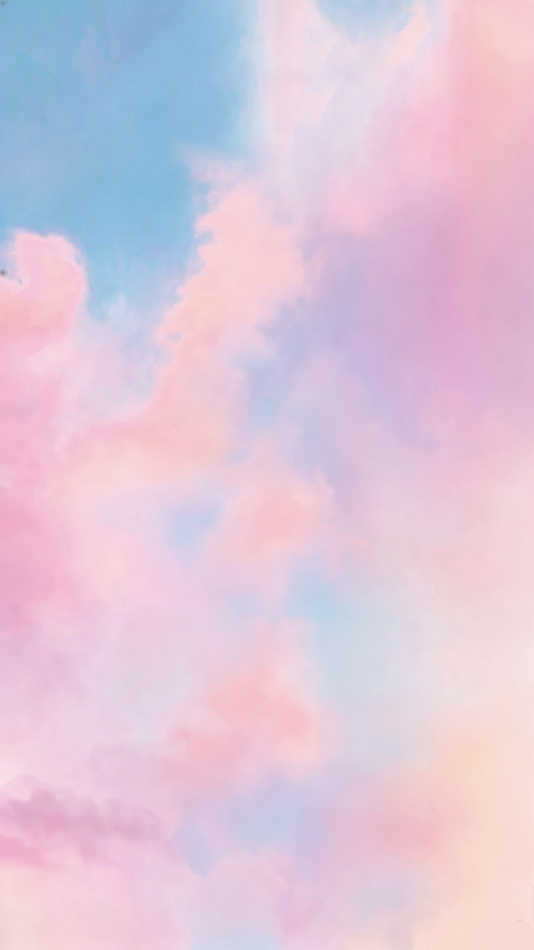
#> input picture docs/previews/swiftie-poster/sky-clean.png, 1600 x 2848 px (shown at 1/3 size)
$ python build-swiftie-poster-assets.py
#> lines starting #> are read from the running program, lines starting #| are printed output that depends on the picture; after the words box and inside, x2 and y2 are one past the last pixel; in counts of white or black regions, pixels touching at a corner belong together
#!/usr/bin/env python3
"""Regenerate the Swiftie easter-egg poster assets from the two source images.

Run from the repository root:

    python scripts/build-swiftie-poster-assets.py

Inputs (committed under docs/previews/swiftie-poster/):

  sky-clean.png  1600x2848  the poster sky with all lettering painted out. Lossless
                            master, tagged "Display P3 Gamut with sRGB Transfer";
                            the only source for the shipped sky.
  9x16.jpg       2160x3840  the untouched poster, no colour profile. Source for two
                            things: the royal-blue script outlines and the glitter grain.

Outputs:

  app/src/main/res/drawable-nodpi/swiftie_poster_sky.webp
  app/src/main/res/drawable-nodpi/swiftie_glitter.webp
  app/src/main/java/com/tracktosearch/ui/screen/swiftie/SwiftieCongratsPath.kt

Requires: pillow, numpy, opencv-python.
"""

from __future__ import annotations

import io
import os
import sys

import cv2
import numpy as np
from PIL import Image, ImageCms

ROOT = os.path.dirname(os.path.dirname(os.path.abspath(__file__)))
SRC = os.path.join(ROOT, "docs", "previews", "swiftie-poster")
RES = os.path.join(ROOT, "app", "src", "main", "res")
KOTLIN = os.path.join(
    ROOT, "app", "src", "main", "java", "com", "tracktosearch", "ui", "screen", "swiftie"
)

# ---------------------------------------------------------------- sky

# 1200x2136 at quality 86 measures 41,874 B. One step above the 1080-wide screens
# so QHD panels upscale by ~1% instead of ~12%; the source is only 1600 wide, so
# shipping more pixels than this just spends bitrate on blur.
SKY_WIDTH = 1200
SKY_QUALITY = 86

# The profile the sky master is expected to carry. Anything else stops the run — see
# [to_srgb] for why the numbers have to be converted rather than passed through.
SKY_SOURCE_PROFILE = "Display P3 Gamut with sRGB Transfer"

# Mean HSV saturation (0-255) the exported sky has to clear. Converted properly it
# measures 49; the raw P3 numbers measure 42, which is the washed-out sky this guard
# exists to catch. 45 sits between them.
SKY_MIN_SATURATION = 45


def to_srgb(image: Image.Image) -> Image.Image:
    """Return [image] with sRGB *numbers*, converting from its embedded profile.

    The WebP we ship carries no ICC profile, so Android reads whatever numbers are in
    it as sRGB. The master is Display P3, and the same numbers mean a **narrower**
    colour in sRGB — passing them through is what made the shipped sky read washed out
    (sky-only mean saturation 42 where the untouched poster measures 51; converting
    lands it at 50).

    Converting rather than tagging the WebP keeps every shipped asset in one space: the
    glitter plate is cropped from the untagged `9x16.jpg` and `SwiftiePalette` is
    hand-written sRGB, so a lone P3 asset would be the only thing on screen depending
    on the device's colour management to look right.

    ~7% of pixels clip the red channel on the way. Those are the near-white pinks along
    the top of the frame, where there is no chroma detail left to lose; the pink gradient
    itself stays smooth (checked against the master side by side).
    """
    rgb = image.convert("RGB")
    icc = image.info.get("icc_profile")
    if not icc:
        return rgb
    profile = ImageCms.ImageCmsProfile(io.BytesIO(icc))
    name = ImageCms.getProfileDescription(profile).strip()
    if name.startswith("sRGB"):
        return rgb
    if name != SKY_SOURCE_PROFILE:
        sys.exit(
            f"unexpected colour profile {name!r} on the source image — check what it is "
            f"before converting; the shipped WebP is untagged and read as sRGB"
        )
    return ImageCms.profileToProfile(
        rgb, profile, ImageCms.createProfile("sRGB"), outputMode="RGB"
    )

# ---------------------------------------------------------------- glitter

# The tile is cropped at native scale, never resized: the specks are 6-10 px in the
# source and any resampling averages them into flat pink, which is exactly the look
# the hand-rolled gradient had. Drawn with TileMode.Mirror so no seam work is needed.
GLITTER_QUALITY = 92

# Mean HSV saturation (0-255) the exported glitter has to clear. Glitter measures ~128,
# the pink clouds ~80. 100 separates them with room on both sides.
GLITTER_MIN_SATURATION = 100

# A white sparkle inside a stroke tops out around 900 px; the counter of a `0` in
# `100` is roughly 80x200 = 16 000. 3000 sits between them with an order of magnitude
# of room on the side that matters.
GLITTER_HOLE_MAX_AREA = 3000

# The glitter plate's box, as fractions of the source image. Union of the five ink
# boxes measured for SwiftiePosterInk: ANSWER.left..HUNDRED.right horizontally, and
# ANSWER.top..HUNDRED.bottom vertically, with PLUS.left as the true left edge.
# **Must stay in step with SwiftiePosterInk.EQUATION** — the app maps the plate onto
# exactly that box, so a mismatch slides the glitter off the glyphs.
PLATE_BOX = (0.24815, 0.43099, 0.73009, 0.88958)

# Bleed, in source pixels. The app's glyphs are the same font fitted to the same boxes,
# but the fit is within a few percent, not exact; the margin keeps a glyph that lands
# slightly outside the measured box on real texture.
PLATE_MARGIN = 24

# TELEA radius for filling the sky inside the box. Only the first few pixels next to a
# stroke ever get sampled, so a bigger radius buys nothing but time.
PLATE_INPAINT_RADIUS = 8

# Exported width. The equation spans 0.482 of the poster, so on a 1540 px wide poster
# (560dp at 2.75x, the widest the layout allows) it covers ~742 px. 640 is a mild
# undersample that no one can see in a speckle texture, and it keeps the WebP small.
PLATE_WIDTH = 640


def sky_plate() -> None:
    """Export the shipped sky from the painted-out master.

    The master is the only source: painting the lettering out of `9x16.jpg` ourselves was
    tried and dropped. The ink boxes cover 17.5% of the frame, and `cv2.inpaint` over a
    hole that large pulls streaks across it; inpainting at quarter scale and upsampling
    kills the streaks but leaves the clouds as soft blobs with none of the wisps the
    painted master has (compared side by side at native scale). Sampling the untouched
    poster outside the ink and the master inside it was tried too — it buys 1 point of
    saturation (51.5 against the master's 50.5, both sky-only) and risks a seam plus
    whatever glitter halo the dilated mask misses. Not worth it: the master aligns to the
    poster pixel for pixel (dx=dy=0, mean |delta| 3.1 on the sky) and colour-keys clean,
    so nothing of the lettering survives in it.
    """
    src = Image.open(os.path.join(SRC, "sky-clean.png"))
#> src is the input picture: PIL image 1600x2848 RGBA; mean R, G, B, A 220.9, 199.9, 217.8, 255
    rgb = to_srgb(src)
#> in to_srgb, `name = ImageCms.getProfileDescription(profile).strip()`: name = 'Display P3 Gamut with sRGB Transfer'
    # The master carries a few thousand pixels at alpha 245-254. Flatten onto the
    # image's own edge colour rather than white so nothing lightens at the border.
    mean = tuple(np.asarray(rgb).reshape(-1, 3).mean(0).astype(int))
#> mean = (224, 198, 219)
    flat = Image.new("RGB", src.size, mean)
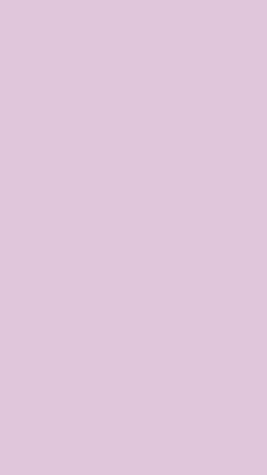
#> flat: PIL image 1600x2848 RGB (shown at 1/6 size); mean R, G, B 224, 198, 219
    flat.paste(rgb, mask=src.getchannel("A"))
    height = round(src.size[1] * SKY_WIDTH / src.size[0])
    out = os.path.join(RES, "drawable-nodpi", "swiftie_poster_sky.webp")
    resized = flat.resize((SKY_WIDTH, height), Image.LANCZOS)
    resized.save(out, "WEBP", quality=SKY_QUALITY, method=6)

    saturation = cv2.cvtColor(np.asarray(resized), cv2.COLOR_RGB2HSV_FULL)[:, :, 1].mean()
#> saturation = 49.47
    if saturation < SKY_MIN_SATURATION:
        sys.exit(
            f"sky mean saturation {saturation:.0f} is below {SKY_MIN_SATURATION} — "
            f"the Display P3 → sRGB conversion did not happen"
        )
    print(
        f"sky      {SKY_WIDTH}x{height} q{SKY_QUALITY} sat {saturation:.0f}"
        f"  {os.path.getsize(out):,} B"
    )
#| sky      1200x2136 q86 sat 49  33,590 B


def poster() -> np.ndarray:
    # No profile on this one today, so to_srgb is a pass-through — it is here so that a
    # re-supplied, tagged poster stops the run instead of silently pushing the glitter
    # and the traced script into the wrong colour space.
    return np.asarray(to_srgb(Image.open(os.path.join(SRC, "9x16.jpg"))))
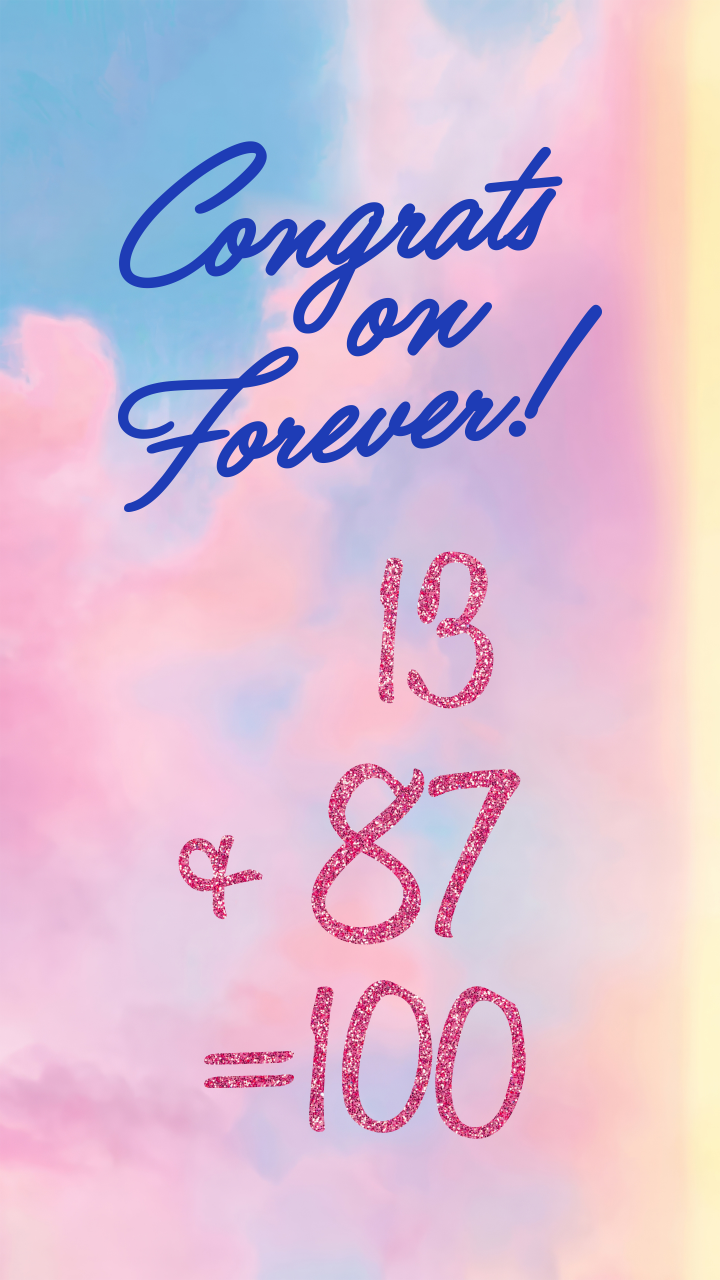
#> input picture docs/previews/swiftie-poster/9x16.jpg, 2160 x 3840 px (shown at 1/3 size)
#> in to_srgb, rgb is the input picture: PIL image 2160x3840 RGB; mean R, G, B 215.6, 189.1, 212.7


def masks(poster_rgb: np.ndarray) -> tuple[np.ndarray, np.ndarray]:
    """Colour-key the two ink layers out of the untouched poster.

    The royal-blue key has to reject the blue *sky* in the top-left corner, which is
    also blue-dominant. `r < 95 and g < 125` does it: the ink is #1E3CB6 (r=30, g=60),
    the sky around #7BB7DC (r=123, g=183).

    The glitter key runs on HSV saturation, not on r-g: soft sky pink (#F8ACD0) sits
    at S=0.31 while the glitter core (#DB578A) is at S=0.60+.

    The white sparkles inside the strokes then have to be filled, or the glitter mask
    is riddled with holes and no usable square fits inside it. **Not with a big
    morphological close** — that was the original approach and it also closed the
    counters of the two `0`s, so the largest inscribed square landed on lavender sky
    and every digit came out banded. [fill_holes] fills by component area instead:
    a sparkle is a few hundred pixels, a counter is tens of thousands.
    """
    hsv = cv2.cvtColor(poster_rgb, cv2.COLOR_RGB2HSV_FULL).astype(np.int16)
    sat = hsv[:, :, 1]
    r, g, b = (poster_rgb[:, :, i].astype(np.int16) for i in range(3))

    blue = ((b - r) > 55) & (r < 95) & (g < 125)
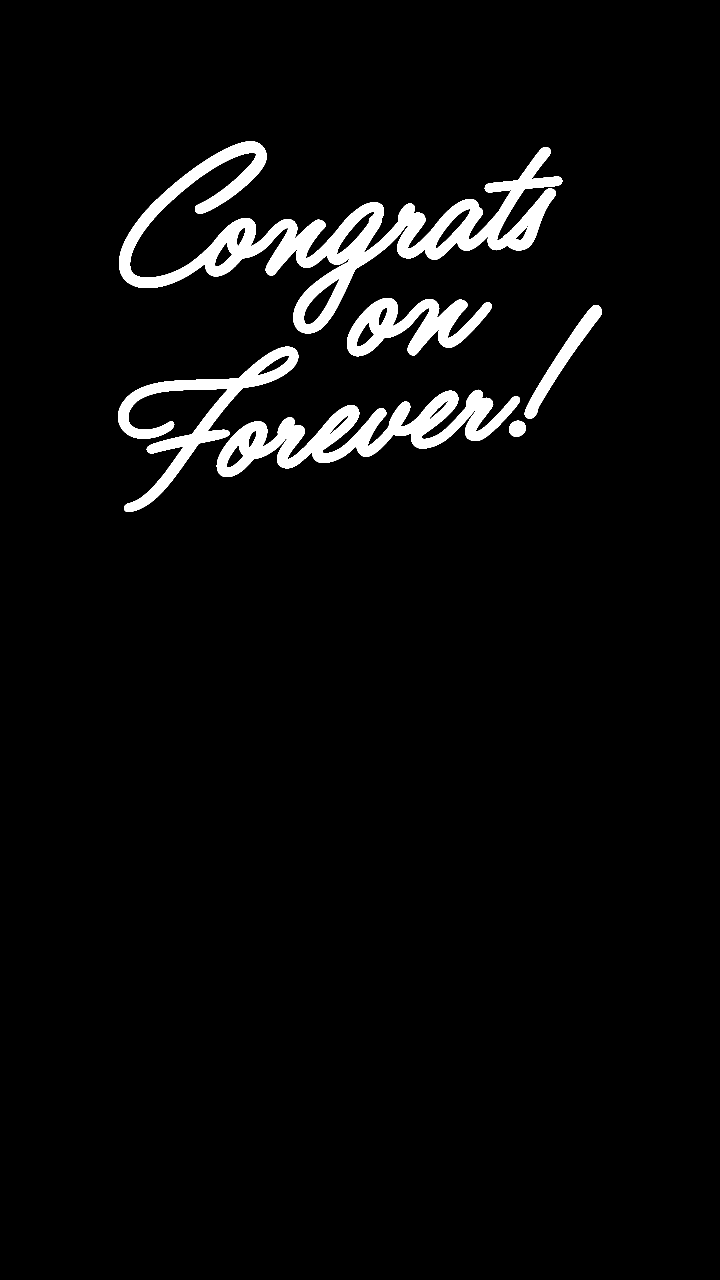
#> blue: shape (3840, 2160) bool (shown at 1/3 size); 4.1% white; 6 white regions, box (x1, y1, x2, y2) and area: (357, 424, 1687, 1000) 160467, (650, 1169, 1560, 1431) 77019, (354, 1040, 895, 1536) 48368, (1041, 894, 1476, 1069) 35542, (1574, 915, 1806, 1256) 14015, (1527, 1262, 1578, 1310) 1903
    pink = (
        (sat > 118)
        & (((r - g) > 70) | (((r - g) > 45) & ((b - g) > 20)))
        & (r > 120)
        & (b < 215)
    )
#> pink: shape (3840, 2160) bool; 2.8% white; 113 white regions (97 under 20 px), largest, box (x1, y1, x2, y2) and area: (935, 2291, 1273, 2833) 51639, (1306, 2959, 1577, 3416) 33688, (1026, 2941, 1297, 3398) 31387

    def close(mask: np.ndarray, k: int) -> np.ndarray:
#> called with k = 9
        kernel = cv2.getStructuringElement(cv2.MORPH_ELLIPSE, (k, k))
        return cv2.morphologyEx(mask.astype(np.uint8), cv2.MORPH_CLOSE, kernel).astype(bool)

    return close(blue, 9), fill_holes(close(pink, 3), GLITTER_HOLE_MAX_AREA)


def drop_specks(mask: np.ndarray, min_area: int) -> np.ndarray:
    count, labels, stats, _ = cv2.connectedComponentsWithStats(mask.astype(np.uint8), 8)
    keep = np.zeros_like(mask)
    for i in range(1, count):
        if stats[i][4] >= min_area:
            keep |= labels == i
    return keep


def fill_holes(mask: np.ndarray, max_area: int) -> np.ndarray:
    """Turn every background blob smaller than [max_area] into foreground.

    Area-based, not morphological, so it cannot close a glyph counter no matter how
    narrow the counter is — the only thing that decides is how many pixels the blob
    has. Blobs touching the image border are background by construction and can never
    be under the threshold anyway (the sky is most of the frame).
    """
#> called with max_area = 3000
    count, labels, stats, _ = cv2.connectedComponentsWithStats((~mask).astype(np.uint8), 8)
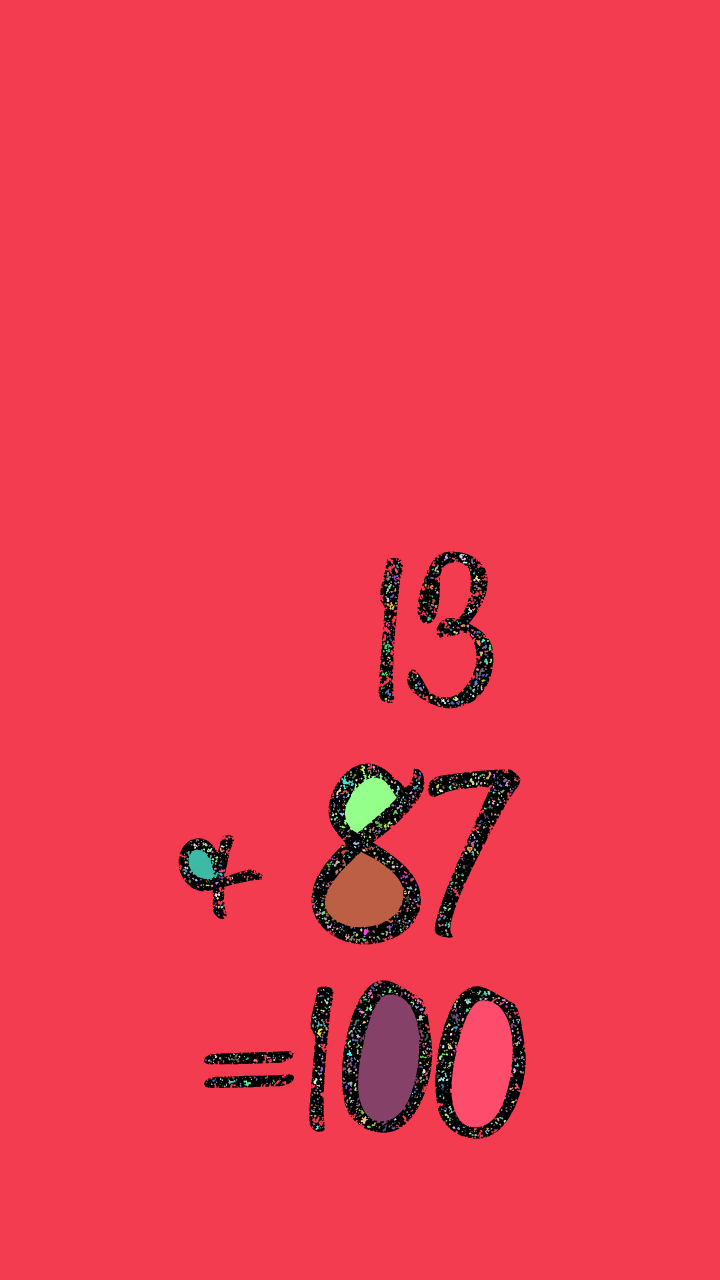
#> labels: shape (3840, 2160) int32 (shown at 1/3 size); 1516 distinct labels, from 0 to 1515; one colour per label, 0 black
#> count = 1516; stats = 1516 rows, first 6: [536, 1655, 1041, 1761, 244955], [0, 0, 2160, 3840, 7831333], [1331, 1661, 14, 22, 125], [1363, 1660, 4, 4, 10], [1378, 1661, 20, 20, 201], [1396, 1665, 5, 4, 13]
    filled = mask.copy()
    for i in range(1, count):
        if stats[i][4] < max_area:
            filled |= labels == i
#> filled: shape (3840, 2160) bool; 3.5% white; 59 white regions (48 under 20 px), largest, box (x1, y1, x2, y2) and area: (935, 2291, 1273, 2833) 66897, (1306, 2959, 1577, 3416) 42326, (1026, 2941, 1297, 3398) 40688
    return filled


def glitter_plate(poster_rgb: np.ndarray, pink: np.ndarray) -> None:
    """Export the equation's whole glitter area as ONE non-repeating texture.

    This replaces the old "crop the largest square inside a stroke and mirror-tile it"
    approach, which could not be made to work. Two dead ends, both visible on device:

    - the crop landed on lavender sky, because the mask used to find it had been
      morphologically closed and the closing had filled the counters of the `0`s;
    - with that fixed the square is only 42 px of a 2160 px wide source, and any tile
      that small mirror-tiled across a 500 px digit reads as wallpaper, not glitter.

    So nothing is tiled. The exported plate covers the union of the five ink boxes, and
    the app maps it onto exactly that box in its own layout — the glyphs are the same
    font fitted to the same measured boxes, so each digit samples the glitter that was
    printed inside that very digit. Large-scale colour variation (the `100` runs
    brighter at its foot) comes along for free, and there is no repeat to see.

    Every non-glitter pixel inside the box is inpainted with neighbouring glitter, so
    the answer slot — where `X` or a two-digit answer crosses gaps that were sky in the
    original `13` — still lands on glitter rather than on a lavender sliver.
    """
    x0 = int(PLATE_BOX[0] * poster_rgb.shape[1]) - PLATE_MARGIN
    y0 = int(PLATE_BOX[1] * poster_rgb.shape[0]) - PLATE_MARGIN
    x1 = int(PLATE_BOX[2] * poster_rgb.shape[1]) + PLATE_MARGIN
    y1 = int(PLATE_BOX[3] * poster_rgb.shape[0]) + PLATE_MARGIN
    crop = poster_rgb[y0:y1, x0:x1]
    holes = (~pink[y0:y1, x0:x1]).astype(np.uint8)
#> holes: shape (1808, 1088); values 0 (black) and 1 (white), 85.1% white; 59 black regions (48 under 20 px), largest, box (x1, y1, x2, y2) and area: (423, 660, 761, 1202) 66897, (794, 1328, 1065, 1785) 42326, (514, 1310, 785, 1767) 40688
    filled = cv2.inpaint(crop, holes, PLATE_INPAINT_RADIUS, cv2.INPAINT_TELEA)
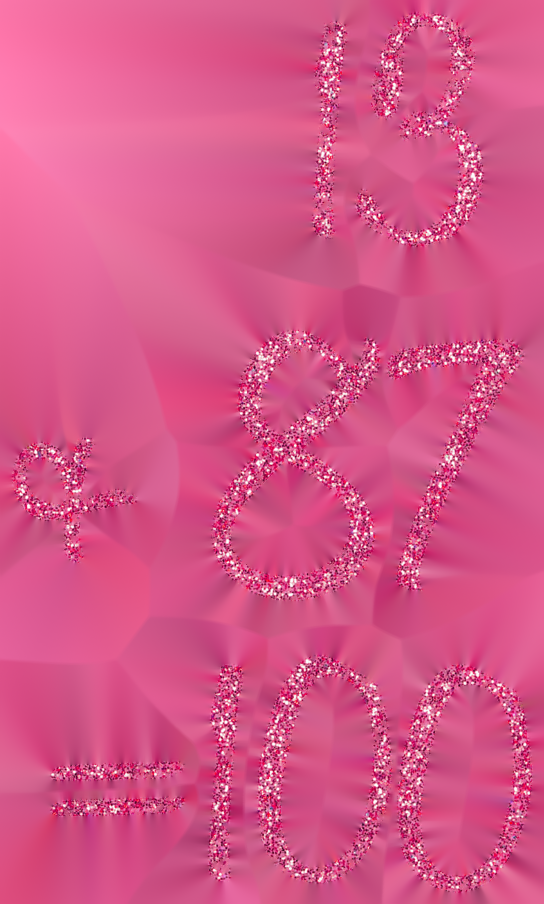
#> filled: shape (1808, 1088, 3) (shown at 1/2 size); mean R, G, B 214.3, 86, 136.5

    saturation = cv2.cvtColor(filled, cv2.COLOR_RGB2HSV_FULL)[:, :, 1].mean()
#> saturation = 153.9
    if saturation < GLITTER_MIN_SATURATION:
        sys.exit(
            f"glitter plate mean saturation {saturation:.0f} is below "
            f"{GLITTER_MIN_SATURATION} — the inpaint pulled in sky"
        )

    height = round(filled.shape[0] * PLATE_WIDTH / filled.shape[1])
#> (the rest of the program and of its run is left out)
